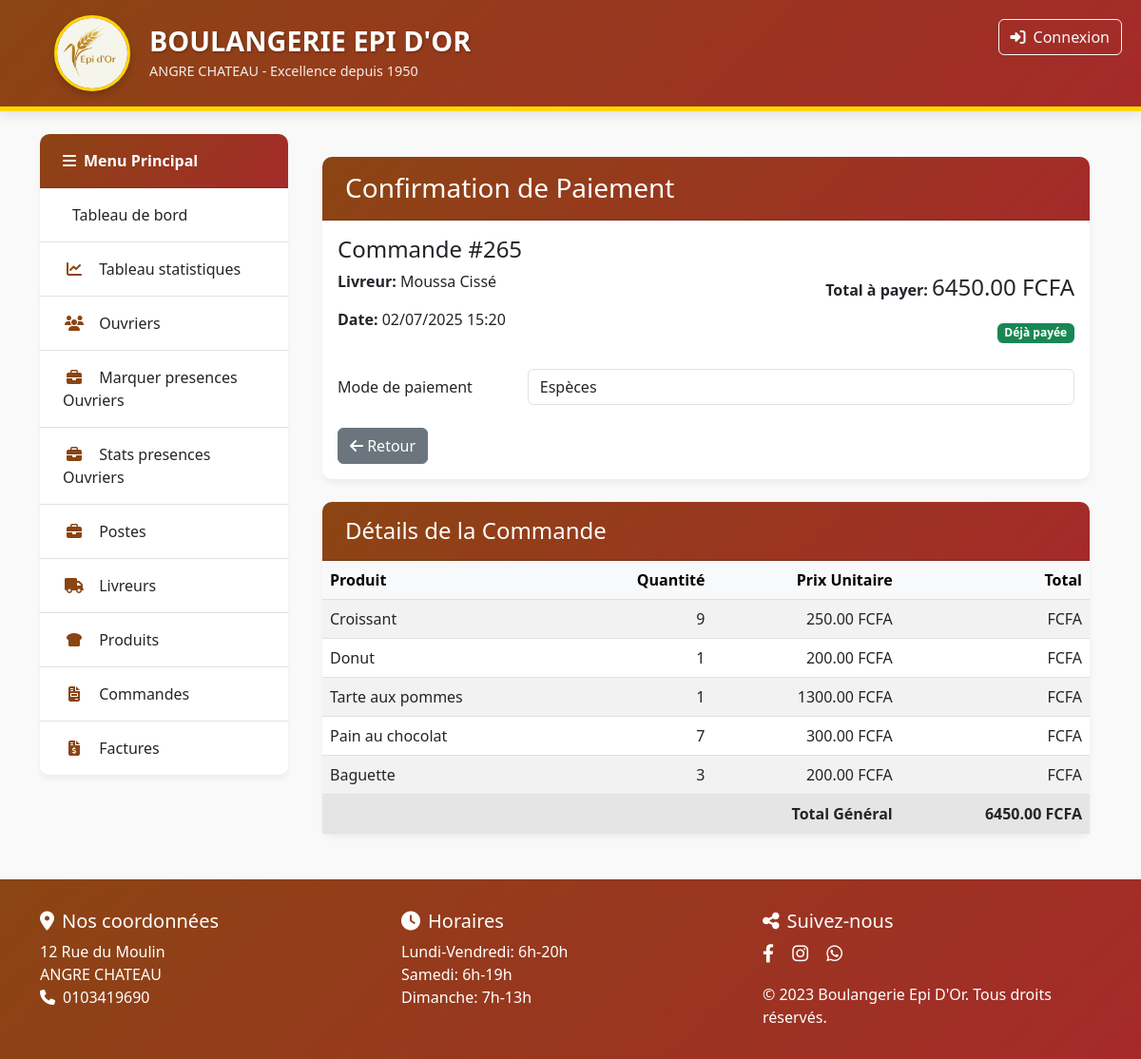
/commandes/265/payee/, run on the app's committed database.
### gestion/models.py (models this page shows, shortened)
class CommandeLivreur(models.Model):
    livreur = models.ForeignKey(Livreur, on_delete=models.CASCADE)
    date = models.DateTimeField(auto_now_add=True)
    total = models.DecimalField(max_digits=8, decimal_places=2, default=0)
    payee = models.BooleanField(default=False)
    date_paiement = models.DateTimeField(null=True, blank=True)
    mode_paiement = models.CharField(
        max_length=10,
        choices=[('espece', 'Espèces'), ('mobile', 'Mobile Money'), ('virement', 'Virement')],
        null=True, blank=True
    )

class Livreur(models.Model):
    nom = models.CharField(max_length=100, unique=True)  # Ajout de unique=True
    telephone = models.CharField(max_length=20, blank=True, null=True, unique=True)  # Ajout de unique=True
    actif = models.BooleanField(default=False)
    class Meta:
        verbose_name = "Livreur"
        verbose_name_plural = "Livreurs"
        constraints = [
            models.UniqueConstraint(fields=['nom', 'telephone'], name='unique_livreur')
        ]
    class Meta:
        verbose_name = "Livreur"
        verbose_name_plural = "Livreurs"

class LigneCommande(models.Model):
    commande = models.ForeignKey(CommandeLivreur, on_delete=models.CASCADE, related_name='lignes')
    produit = models.ForeignKey(Produit, on_delete=models.PROTECT)  # Non nullable
    quantite = models.PositiveIntegerField(default=1)
    prix_unitaire = models.DecimalField(max_digits=8, decimal_places=2)
    class Meta:
        verbose_name = "Ligne de commande"
        verbose_name_plural = "Lignes de commande"

class Produit(models.Model):
    nom = models.CharField(max_length=100)
    prix_vente = models.DecimalField(max_digits=6, decimal_places=2)
    prix_livreur = models.DecimalField(max_digits=6, decimal_places=2)
    actif = models.BooleanField(default=True)
    stock = models.PositiveIntegerField(default=0) # Ajoute un default si tu ne l'as pas déjà

### gestion/viewscommandes.py (the view)
def marquer_commande_payee(request, pk):
    commande = get_object_or_404(CommandeLivreur, pk=pk)
    if request.method == 'POST':
        form = PaiementCommandeForm(request.POST, instance=commande)
        if form.is_valid():
            commande = form.save(commit=False)
            commande.payee = True
            commande.date_paiement = timezone.now()
            commande.save()
            messages.success(request, f"Le paiement de la commande #{commande.id} a été enregistré avec succès")
            return redirect('commande_detail', pk=commande.pk)
    else:
        form = PaiementCommandeForm(instance=commande)
    return render(request, 'gestion/commandes/confirmation_paiement.html', {
        'commande': commande,
        'form': form
    })

### gestion/forms.py
class PaiementCommandeForm(forms.ModelForm):
    class Meta:
        model = CommandeLivreur
        fields = ['mode_paiement']  # On ne garde que le mode de paiement
        widgets = {
            'mode_paiement': forms.Select(attrs={'class': 'form-control'})
        }

### gestion/templates/gestion/commandes/confirmation_paiement.html (shortened to what this page needs)
{% extends 'gestion/base2.html' %}
{% block content %}
<div class="container mt-4">
    <div class="card">
        <div class="card-header bg-primary text-white">
            <h3 class="mb-0">Confirmation de Paiement</h3>
        </div>
        <div class="card-body">
            <h4 class="card-title">Commande #{{ commande.id }}</h4>
            <div class="row">
                <div class="col-md-6">
                    <p><strong>Livreur:</strong> {{ commande.livreur.nom }}</p>
                    <p><strong>Date:</strong> {{ commande.date|date:"d/m/Y H:i" }}</p>
                </div>
                <div class="col-md-6 text-end">
                    <p><strong>Total à payer:</strong> <span class="fs-4">{{ commande.total|floatformat:2 }} FCFA</span></p>
                    {% if commande.payee %}
                        <span class="badge bg-success">Déjà payée</span>
                    {% else %}
                        <span class="badge bg-warning text-dark">En attente de paiement</span>
                    {% endif %}
                </div>
            </div>
            <form method="post" class="mt-4">
                <div class="mb-3 row">
                    <label for="{{ form.mode_paiement.id_for_label }}" class="col-sm-3 col-form-label">Mode de paiement</label>
                    <div class="col-sm-9">
                        {{ form.mode_paiement }}
                    </div>
                </div>
                <div class="d-flex justify-content-between mt-4">
                    <a href="{% url 'commande_detail' pk=commande.pk %}" class="btn btn-secondary">
                        <i class="fas fa-arrow-left"></i> Retour
                    </a>
                </div>
            </form>
        </div>
    </div>
    <div class="card mt-4">
        <div class="card-header bg-light">
            <h4 class="mb-0">Détails de la Commande</h4>
        </div>
        <div class="card-body p-0">
            <div class="table-responsive">
                <table class="table table-striped mb-0">
                    <thead class="table-light">
                        <tr>
                            <th>Produit</th>
                            <th class="text-end">Quantité</th>
                            <th class="text-end">Prix Unitaire</th>
                            <th class="text-end">Total</th>
                        </tr>
                    </thead>
                    <tbody>
                        {% for ligne in commande.lignes.all %}
                        <tr>
                            <td>{{ ligne.produit.nom }}</td>
                            <td class="text-end">{{ ligne.quantite }}</td>
                            <td class="text-end">{{ ligne.prix_unitaire|floatformat:2 }} FCFA</td>
                            <td class="text-end">{{ ligne.get_total|floatformat:2 }} FCFA</td>
                        </tr>
                        {% endfor %}
                    </tbody>
                    <tfoot>
                        <tr class="table-active">
                            <th colspan="3" class="text-end">Total Général</th>
                            <th class="text-end">{{ commande.total|floatformat:2 }} FCFA</th>
                        </tr>
                    </tfoot>
                </table>
            </div>
        </div>
    </div>
</div>
{% endblock %}

### gestion/templates/gestion/base2.html (style rules this page uses)
:root { --primary-color: #8B4513; --secondary-color: #FFD700; --accent-color: #A52A2A; --light-bg: #FFF8E1; }
body { background-color: #f9f9f9; font-family: 'Montserrat', 'Segoe UI', Tahoma, Geneva, Verdana, sans-serif; color: #333; min-height: 100vh; display: flex; flex-direction: column; }
.card { border: none; border-radius: 10px; box-shadow: 0 4px 6px rgba(0, 0, 0, 0.05); transition: all 0.3s ease; margin-bottom: 1.5rem; }
.card-header { background: linear-gradient(135deg, var(--primary-color), var(--accent-color)); color: white; border-radius: 10px 10px 0 0 !important; padding: 1rem 1.5rem; font-weight: 600; }

### data on the page
CommandeLivreur: id "265", livreur.nom "Moussa Cissé", date "02/07/2025 15:20", total "6450.00", mode_paiement "Espèces"
LigneCommande: produit.nom "Croissant", quantite "9", prix_unitaire "250.00"
LigneCommande: produit.nom "Donut", quantite "1", prix_unitaire "200.00"
LigneCommande: produit.nom "Tarte aux pommes", quantite "1", prix_unitaire "1300.00"
LigneCommande: produit.nom "Pain au chocolat", quantite "7", prix_unitaire "300.00"
LigneCommande: produit.nom "Baguette", quantite "3", prix_unitaire "200.00"
